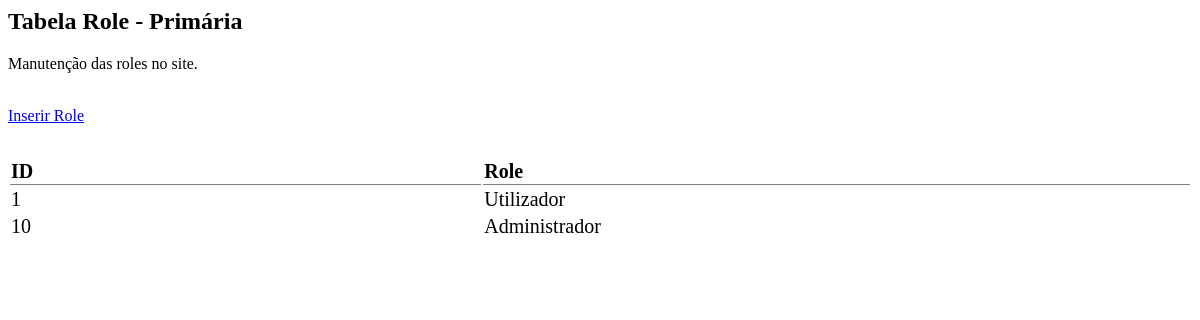
The page /backoffice/content/roles/roles.php on the database as committed earlier.
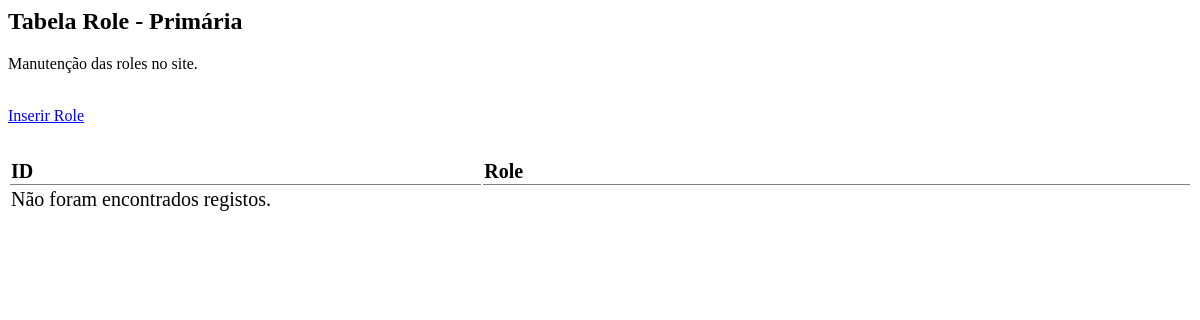
The same page on the database as committed later.
### tables this page shows
CREATE TABLE IF NOT EXISTS `role` (
  `id` int(1) NOT NULL AUTO_INCREMENT,
  `name` varchar(50) DEFAULT NULL,
  PRIMARY KEY (`id`) USING BTREE
);

### backoffice/content/roles/roles.php (the view, shortened to what this page needs)
<?php
$showsoc = "SELECT * FROM role ORDER BY id";
$show = mysqli_query($conn, $showsoc);
if (mysqli_num_rows($show) > 0) {
    $row = mysqli_fetch_array($show);
} else {
    $row = null;
}
?>
<h2>Tabela Role - Primária</h2>
<p>Manutenção das roles no site.</p>
<a href="./?p=51" class="insert-button">Inserir Role</a>
<a id="delLink" disabled><i class="fa-regular fa-trash-can fa-2xl" onclick="confirmDelete(<?php echo $row['id']; ?>)"></i></a>
<?php
if ($row !== null && isset($row['id'])) {
    $editLink = './?p=55&id=' . $row['id'] . '&operation=editar';
} else {
    $editLink = null;
}
echo '<a href="' . $editLink . '" id="editLink" disabled><i class="fa-regular fa-pen-to-square fa-2xl"></i></a>' ?>
<table class="table-hover" style="width:100%; font-size: 20px; margin-top: 1rem; padding-top: 1rem;">
    <thead>
        <tr>
            <th scope="col" style="text-align: left; width:40%; border-bottom: solid 1px grey; border-collapse: collapse;">ID</th>
            <th scope="col" style="text-align: left; width:60%; border-bottom: solid 1px grey; border-collapse: collapse;">Role</th>
        </tr>
    </thead>
    <tbody>
        <?php
        if ($row !== null) {
            do {
        ?>
                <tr id="tr_<?php echo $row['id']; ?>" onclick="storeID(<?php echo $row['id']; ?>)">
                    <?php
                    echo "<td>" . $row['id'] . "</td>";
                    echo "<td>" . $row['name'] . "</td>";
                    ?>
                </tr>
        <?php
            } while ($row = mysqli_fetch_assoc($show));
        } else {
            echo "<tr><td colspan='4'>Não foram encontrados registos.</td></tr>";
        }
        ?>
    </tbody>
</table>

Rows that differ between the two databases and show on the page:
removed role: id "1", name "Utilizador"
removed role: id "10", name "Administrador"
Other text that changed with them:
text now shown: "Não foram encontrados registos."
